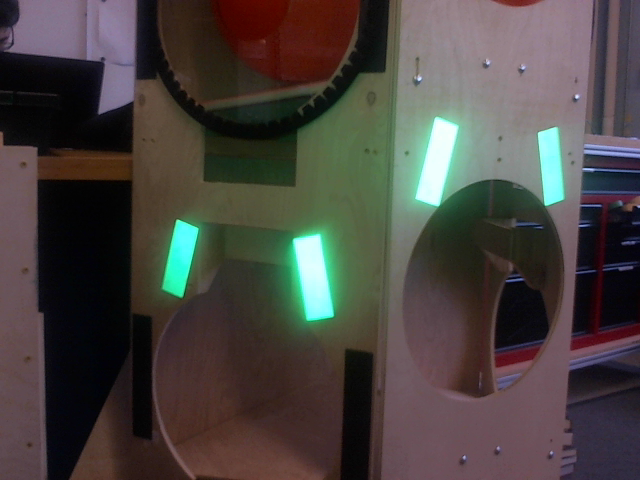
#> input picture src/vision_debug/Awkward angle.png, 640 x 480 px, given in place of the camera
$ python edges.py   (Python 2 division)   (older library calls are emulated)
#> lines starting #> are read from the running program, lines starting #| are printed output that depends on the picture; after the words box and inside, x2 and y2 are one past the last pixel; in counts of white or black regions, pixels touching at a corner belong together; long printed decimals are rounded
import cv2
import numpy as np

# 1) Get video feed
# 2) blur?
# 3) Extract green channel
# 4) Threshold to black and white
# 5) Find contours
# 6) Filter contours by:
#       - Width height ratio
#       - Minimum area
#       - Angle rotation
#
# 7) Pair complementary tapes together
# 8) Find midpoints of centers of complementary tapes

DEGREE_TOLERANCE = 15
OPTIMAL_WH_RATIO = 4.0/11.0
WH_TOLERANCE = .50
AREA_TOLERANCE = 1000
#CAM_CENTER = (320,240)

LEFT_TAPE = 1
RIGHT_TAPE = 0

cap = cv2.VideoCapture(0)

cWidth = cap.get(cv2.CAP_PROP_FRAME_WIDTH)
cHeight = cap.get(cv2.CAP_PROP_FRAME_HEIGHT)
CAM_CENTER = (int(cWidth/2), int(cHeight/2))

# Load our webcam settings

f = open('webcam_config.txt', 'r')
#> (reads src/vision_debug/webcam_config.txt from the repository)
settings = f.readlines()
f.close()


for line in settings:
    prop, val = line.split('=')
    cap.set(getattr(cv2, prop), float(val))


while True:

    ret, frame = cap.read()
#> frame is the input picture: shape (480, 640, 3); mean B, G, R 64.3, 67.8, 73
    tapeFrame = frame.copy()
    finalFrame = frame.copy()
    cv2.imshow("frame", frame)

    # Blur image to reduce noise
    blur = cv2.GaussianBlur(frame, (9,9), 0)

    # Extract green channel
    g = blur[:,:,1]
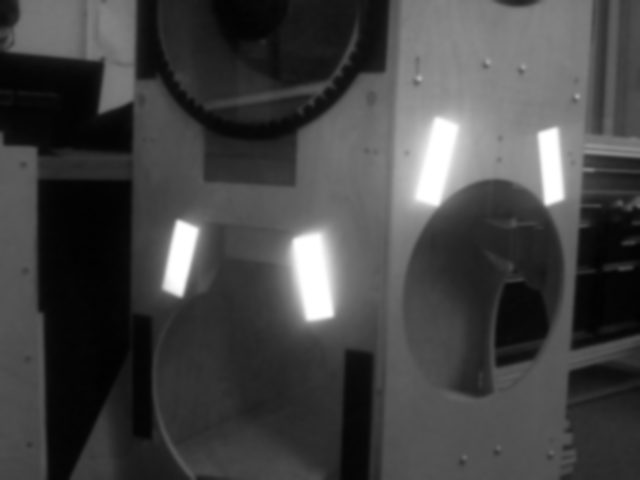
#> g: shape (480, 640); min 2, max 255, mean 67.8
    cv2.imshow('green', g)

    # Convert image to black and white
    ret, thresh = cv2.threshold(g, 205, 255, 0)
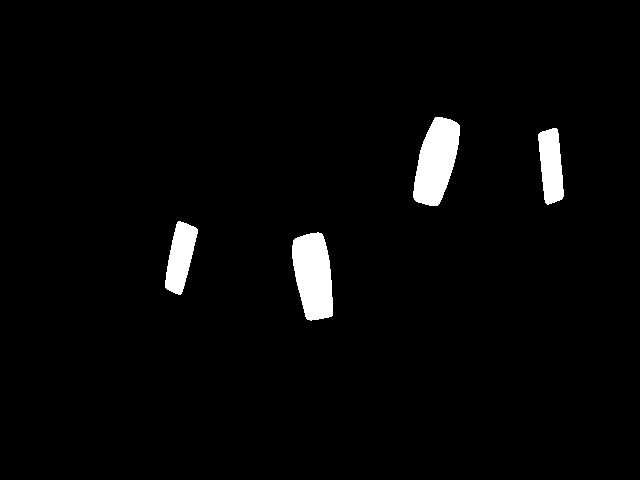
#> thresh: shape (480, 640); 2.8% white; 4 white regions
    cv2.imshow('thresh', thresh)

    # Find contours from black and white image
    img, contours, hierarchy = cv2.findContours(thresh,cv2.RETR_TREE,cv2.CHAIN_APPROX_SIMPLE)
#> contours = 4 contours; box (x1, y1, x2, y2) and area: (413, 117, 460, 206) 2736, (292, 232, 333, 321) 2709, (165, 221, 198, 295) 1420, (538, 128, 564, 205) 1392

    tapes = []

    # Check every contour
    for contour in contours:

        # Draw bounding box around contour. This provides height, width, center,
        # and rotation information.
        rect = cv2.minAreaRect(contour)
        box = cv2.boxPoints(rect)
        box = np.int0(box)

        width = min(rect[1])
        height = max(rect[1])
        rotation = rect[2]

        # Check for width height ratio and min area
        if(height!=0 and
           abs((width/height)-OPTIMAL_WH_RATIO)/(OPTIMAL_WH_RATIO)< WH_TOLERANCE and
           width*height >= AREA_TOLERANCE):

            cv2.drawContours(tapeFrame, [box], 0, (0,0,255),2)

            # Check if bounding boxes have correct angle of rotation
            if abs(abs(rotation) - 75) < DEGREE_TOLERANCE:
                cv2.drawContours(tapeFrame, [box], 0, (255,255,0),2)

                # Insert boxes from left to right
                largest = True
                for i in range(len(tapes)):
                    if (rect[0][0] < tapes[i][0][0][0]):
                        tapes.insert(i, [rect,1])
                        largest = False
                        break
                if largest:
                        tapes.append([rect,1])
            else:
                print("Failed left angle test: " + str(rotation))

            if abs(abs(rotation) - 5) < DEGREE_TOLERANCE:
                cv2.drawContours(tapeFrame, [box], 0, (0,255,255),2)

                largest = True
                for i in range(len(tapes)):
                    if (rect[0][0] < tapes[i][0][0][0]):
                        tapes.insert(i, [rect,0])
                        largest = False
                        break
                if largest:
                        tapes.append([rect,0])
            else:
                print("Failed right angle test: " + str(rotation))
        elif width*height < AREA_TOLERANCE:
            print("Area too small: " + str(width*height))
        else:
            print("WH Ratio off: " + str(abs((width/height)-OPTIMAL_WH_RATIO)/(OPTIMAL_WH_RATIO)))
#> this loop made 4 passes
#> (rect, box, width, height, rotation) on passes 1 to 4: (((313.5, 276.1), (36.31, 86.04), -10.3), [[303, 321], [287, 237], [323, 230], [339, 315]], 36.31, 86.04, -10.3), (((179.4, 257.6), (71.31, 22.8), -75.96), [[181, 294], [159, 289], [176, 220], [199, 225]], 22.8, 71.31, -75.96), (((550.8, 165.9), (20.66, 75.29), -5.36), [[544, 204], [536, 129], [557, 127], [564, 202]], 20.66, 75.29, -5.36), (((435.7, 161.1), (88.53, 35.9), -75.96), [[442, 208], [407, 199], [429, 113], [463, 122]], 35.9, 88.53, -75.96)
#| Failed left angle test: -10.305
#| Failed right angle test: -75.964
#| Failed left angle test: -5.356
#| Failed right angle test: -75.964
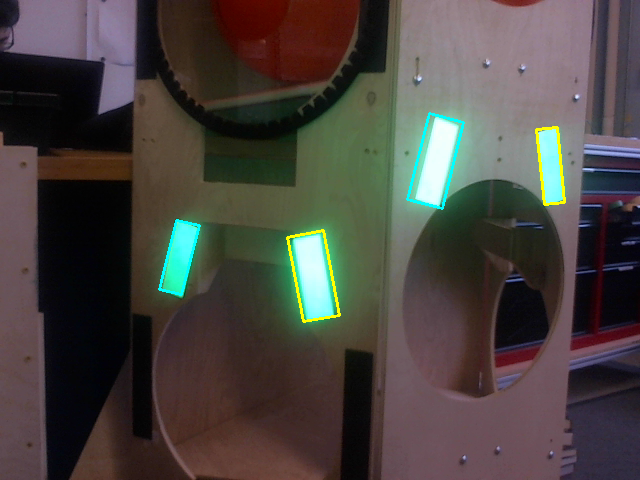
#> tapeFrame: shape (480, 640, 3); 0.82% of pixels changed, all inside (x1, y1, x2, y2) = (158, 112, 566, 323)
#> after the loop, tapes = 4 items

    pairs = [] # array of pairs
    currTape = LEFT_TAPE # start by looking for left tape
    for tape in tapes:
        if tape[1] == currTape: # if tape matches the correct orientation
            pairs.append(tape) # add it to the pairs
            currTape = not currTape # move on to the next tape orientation
        elif tape[1] == LEFT_TAPE: # if tape is supposed to be a matching right but is left
            pairs.pop() # remove the left tape before it
            pairs.append(tape) #add the new left tape
#> this loop made 4 passes
#> (tape, currTape) on passes 1 to 4: ([((179.4, 257.6), (71.31, 22.8), -75.96), 1], False), ([((313.5, 276.1), (36.31, 86.04), -10.3), 0], True), ([((435.7, 161.1), (88.53, 35.9), -75.96), 1], False), ([((550.8, 165.9), (20.66, 75.29), -5.36), 0], True)
#> after the loop, currTape = True; pairs = 4 items

    if  len(pairs) > 0 and pairs[-1][1] == 1:
        pairs.pop() # if the last tape is a left one remove it

    # Draw boxes around pairs and points at their corners
    for tape in pairs:
        box = cv2.boxPoints(tape[0])
        box = np.int0(box)
        cv2.drawContours(finalFrame, [box], 0, (255,0,255),2)
        for i in range(4):
			cv2.circle(finalFrame, (int(box[i][0]),int(box[i][1])), 3, (0, 0, 0), -1)
			x = (box[i][0] / cWidth) * 2 - 1
			y = (box[i][1] / cHeight) * 2 - 1
			print("x " + str(x) + ", y " + str(y))
#> this loop made 4 passes
#> (tape, box) on passes 1 to 4: ([((179.4, 257.6), (71.31, 22.8), -75.96), 1], [[181, 294], [159, 289], [176, 220], [199, 225]]), ([((313.5, 276.1), (36.31, 86.04), -10.3), 0], [[303, 321], [287, 237], [323, 230], [339, 315]]), ([((435.7, 161.1), (88.53, 35.9), -75.96), 1], [[442, 208], [407, 199], [429, 113], [463, 122]]), ([((550.8, 165.9), (20.66, 75.29), -5.36), 0], [[544, 204], [536, 129], [557, 127], [564, 202]])
#> (printed output is left out)
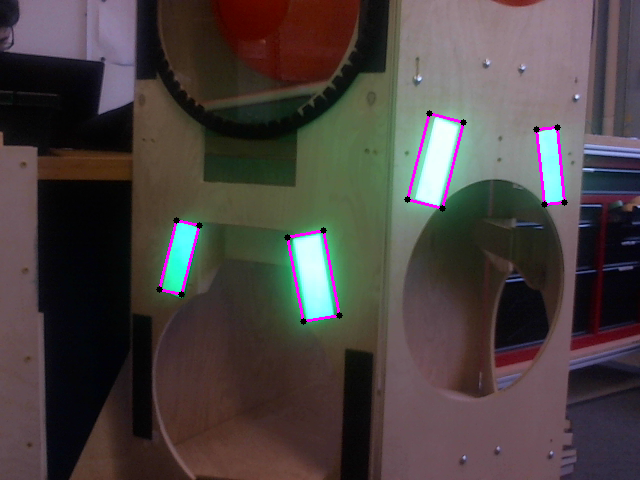
#> finalFrame: shape (480, 640, 3); 0.89% of pixels changed, all inside (x1, y1, x2, y2) = (156, 110, 568, 325)

    # Draw midpoint between centers of each box in a pair
    i = 0
    while i < len(pairs):
        center1 = pairs[i][0][0]
        center2 = pairs[i + 1][0][0]
        x = (center1[0]+center2[0])/2
        y = (center1[1]+center2[1])/2
        cv2.circle(finalFrame, (int(x),int(y)), 3, (255, 255, 255), -1)
        print("Center x " + str((x / cWidth) * 2 - 1) + "\ny " + str((y / cHeight) * 2 - 1))
        i += 2
#> this loop made 2 passes
#> (center1, center2, x, y, i) on passes 1 to 2: ((179.4, 257.6), (313.5, 276.1), 246.4, 266.8, 2), ((435.7, 161.1), (550.8, 165.9), 493.3, 163.5, 4)
#| Center x -0.23
#| y 0.1118
#| Center x 0.5414
#| y -0.3188
#> finalFrame: shape (480, 640, 3); 0.02% of pixels changed, all inside (x1, y1, x2, y2) = (243, 160, 497, 270)
#> after the loop, i = 4

    # Draw dot in center of the screen
    cv2.circle(finalFrame, CAM_CENTER, 3, (255, 255, 255), -1)
#> finalFrame: shape (480, 640, 3); mean B, G, R 65, 66.2, 74.1

    # Display frames
    #cv2.imshow('rectangle', frame)
    cv2.imshow('tape detection', tapeFrame)
    cv2.imshow('tape paired', finalFrame)

    # Take a pic and save to template.png
    if cv2.waitKey(1) == ord('c'):
#> (key q is pressed here)
        cv2.imwrite('template.png', frame)

    # Exit
    if cv2.waitKey(1) == ord('q'):
#> (key q is pressed here)
        break

cap.release()
cv2.destroyAllWindows()
